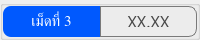
                  <widget class="QGroupBox" name="thickness_summary_group_3">
                   <property name="minimumSize">
                    <size>
                     <width>0</width>
                     <height>40</height>
                    </size>
                   </property>
                   <property name="maximumSize">
                    <size>
                     <width>16777215</width>
                     <height>40</height>
                    </size>
                   </property>
                   <property name="styleSheet">
                    <string notr="true">color: rgb(255, 255, 255);</string>
                   </property>
                   <layout class="QHBoxLayout" name="horizontalLayout_54">
                    <property name="spacing">
                     <number>0</number>
                    </property>
                    <property name="leftMargin">
                     <number>0</number>
                    </property>
                    <property name="topMargin">
                     <number>0</number>
                    </property>
                    <property name="rightMargin">
                     <number>0</number>
                    </property>
                    <property name="bottomMargin">
                     <number>0</number>
                    </property>
                    <item>
                     <widget class="QLabel" name="thickness_summary_title_3">
                      <property name="minimumSize">
                       <size>
                        <width>55</width>
                        <height>0</height>
                       </size>
                      </property>
                      <property name="font">
                       <font>
                        <family>Kanit</family>
                        <pointsize>11</pointsize>
                        <italic>false</italic>
                        <bold>false</bold>
                        <underline>false</underline>
                        <strikeout>false</strikeout>
                       </font>
                      </property>
                      <property name="styleSheet">
                       <string notr="true">background-color: #0059fe;
border-top-left-radius: 8px;
border-bottom-left-radius: 8px;</string>
                      </property>
                      <property name="text">
                       <string>เม็ดที่ 3</string>
                      </property>
                      <property name="alignment">
                       <set>Qt::AlignmentFlag::AlignCenter</set>
                      </property>
                     </widget>
                    </item>
                    <item>
                     <widget class="QFrame" name="thickness_summary_frame_3">
                      <property name="styleSheet">
                       <string notr="true">border: solid;
border-width: 1px;
border-color: rgb(121, 121, 121);
border-top-right-radius: 8px;
border-bottom-right-radius: 8px;</string>
                      </property>
                      <property name="frameShape">
                       <enum>QFrame::Shape::StyledPanel</enum>
                      </property>
                      <property name="frameShadow">
                       <enum>QFrame::Shadow::Raised</enum>
                      </property>
                      <layout class="QHBoxLayout" name="horizontalLayout_55">
                       <item>
                        <widget class="QLabel" name="thickness_summary_3">
                         <property name="font">
                          <font>
                           <family>Kanit</family>
                           <pointsize>12</pointsize>
                          </font>
                         </property>
                         <property name="styleSheet">
                          <string notr="true">border: none;
color: rgb(72, 72, 72);</string>
                         </property>
                         <property name="text">
                          <string>XX.XX</string>
                         </property>
                         <property name="alignment">
                          <set>Qt::AlignmentFlag::AlignCenter</set>
                         </property>
                        </widget>
                       </item>
                      </layout>
                     </widget>
                    </item>
                   </layout>
                  </widget>
